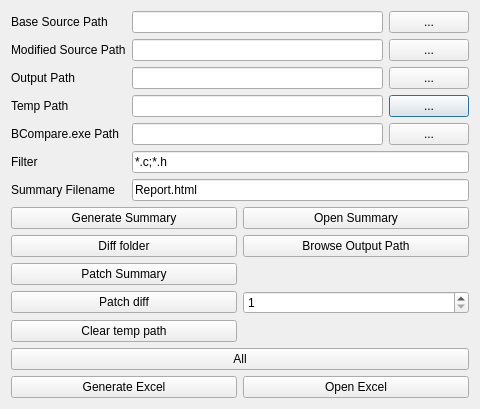
<?xml version="1.0" encoding="UTF-8"?>
<ui version="4.0">
 <class>Dialog</class>
 <widget class="QDialog" name="Dialog">
  <property name="geometry">
   <rect>
    <x>0</x>
    <y>0</y>
    <width>480</width>
    <height>400</height>
   </rect>
  </property>
  <property name="windowTitle">
   <string>FolderComparer</string>
  </property>
  <layout class="QVBoxLayout" name="verticalLayout">
   <item>
    <layout class="QGridLayout" name="gridLayout">
     <item row="3" column="2">
      <widget class="QPushButton" name="btnPathTemppath">
       <property name="text">
        <string>...</string>
       </property>
      </widget>
     </item>
     <item row="5" column="0">
      <widget class="QLabel" name="label_6">
       <property name="text">
        <string>Filter</string>
       </property>
       <property name="buddy">
        <cstring>editFilter</cstring>
       </property>
      </widget>
     </item>
     <item row="2" column="2">
      <widget class="QPushButton" name="btnOutpath">
       <property name="text">
        <string>...</string>
       </property>
      </widget>
     </item>
     <item row="2" column="1">
      <widget class="DropEdit" name="editOutpath"/>
     </item>
     <item row="0" column="1">
      <widget class="DropEdit" name="editPath1"/>
     </item>
     <item row="0" column="2">
      <widget class="QPushButton" name="btnPath1">
       <property name="text">
        <string>...</string>
       </property>
      </widget>
     </item>
     <item row="1" column="1">
      <widget class="DropEdit" name="editPath2"/>
     </item>
     <item row="2" column="0">
      <widget class="QLabel" name="label_3">
       <property name="text">
        <string>Output Path</string>
       </property>
       <property name="buddy">
        <cstring>editOutpath</cstring>
       </property>
      </widget>
     </item>
     <item row="1" column="2">
      <widget class="QPushButton" name="btnPath2">
       <property name="text">
        <string>...</string>
       </property>
      </widget>
     </item>
     <item row="1" column="0">
      <widget class="QLabel" name="label_2">
       <property name="text">
        <string>Modified Source Path</string>
       </property>
       <property name="buddy">
        <cstring>editPath2</cstring>
       </property>
      </widget>
     </item>
     <item row="3" column="1">
      <widget class="DropEdit" name="editTemppath"/>
     </item>
     <item row="3" column="0">
      <widget class="QLabel" name="label_4">
       <property name="text">
        <string>Temp Path</string>
       </property>
       <property name="buddy">
        <cstring>editTemppath</cstring>
       </property>
      </widget>
     </item>
     <item row="0" column="0">
      <widget class="QLabel" name="label">
       <property name="text">
        <string>Base Source Path</string>
       </property>
       <property name="buddy">
        <cstring>editPath1</cstring>
       </property>
      </widget>
     </item>
     <item row="4" column="2">
      <widget class="QPushButton" name="btnBCompare">
       <property name="text">
        <string>...</string>
       </property>
      </widget>
     </item>
     <item row="4" column="1">
      <widget class="DropEdit" name="editBCompare"/>
     </item>
     <item row="4" column="0">
      <widget class="QLabel" name="label_5">
       <property name="text">
        <string>BCompare.exe Path</string>
       </property>
       <property name="buddy">
        <cstring>editBCompare</cstring>
       </property>
      </widget>
     </item>
     <item row="5" column="1" colspan="2">
      <widget class="QLineEdit" name="editFilter">
       <property name="text">
        <string notr="true">*.c;*.h</string>
       </property>
      </widget>
     </item>
     <item row="6" column="0">
      <widget class="QLabel" name="label_7">
       <property name="text">
        <string>Summary Filename</string>
       </property>
       <property name="buddy">
        <cstring>editSummary</cstring>
       </property>
      </widget>
     </item>
     <item row="6" column="1" colspan="2">
      <widget class="QLineEdit" name="editSummary">
       <property name="text">
        <string notr="true">Report.html</string>
       </property>
      </widget>
     </item>
    </layout>
   </item>
   <item>
    <layout class="QGridLayout" name="gridLayout_2">
     <item row="0" column="1">
      <widget class="QPushButton" name="btnOpenHtml">
       <property name="text">
        <string>Open Summary</string>
       </property>
      </widget>
     </item>
     <item row="1" column="1">
      <widget class="QPushButton" name="btnOpenDir">
       <property name="text">
        <string>Browse Output Path</string>
       </property>
      </widget>
     </item>
     <item row="4" column="0">
      <widget class="QPushButton" name="btnStep5">
       <property name="text">
        <string>Clear temp path</string>
       </property>
      </widget>
     </item>
     <item row="3" column="1">
      <widget class="QSpinBox" name="spinBox">
       <property name="minimum">
        <number>1</number>
       </property>
       <property name="value">
        <number>1</number>
       </property>
      </widget>
     </item>
     <item row="1" column="0">
      <widget class="QPushButton" name="btnStep2">
       <property name="text">
        <string>Diff folder</string>
       </property>
      </widget>
     </item>
     <item row="0" column="0">
      <widget class="QPushButton" name="btnStep1">
       <property name="text">
        <string>Generate Summary</string>
       </property>
      </widget>
     </item>
     <item row="2" column="0">
      <widget class="QPushButton" name="btnStep3">
       <property name="text">
        <string>Patch Summary</string>
       </property>
      </widget>
     </item>
     <item row="3" column="0">
      <widget class="QPushButton" name="btnStep4">
       <property name="text">
        <string>Patch diff</string>
       </property>
      </widget>
     </item>
     <item row="5" column="0" colspan="2">
      <widget class="QPushButton" name="btnAll">
       <property name="text">
        <string>All</string>
       </property>
      </widget>
     </item>
     <item row="6" column="0">
      <widget class="QPushButton" name="btnExcel">
       <property name="text">
        <string>Generate Excel</string>
       </property>
      </widget>
     </item>
     <item row="6" column="1">
      <widget class="QPushButton" name="btnOpenExcel">
       <property name="text">
        <string>Open Excel</string>
       </property>
      </widget>
     </item>
    </layout>
   </item>
  </layout>
 </widget>
 <customwidgets>
  <customwidget>
   <class>DropEdit</class>
   <extends>QLineEdit</extends>
   <header>dropedit.h</header>
  </customwidget>
 </customwidgets>
 <tabstops>
  <tabstop>editPath1</tabstop>
  <tabstop>btnPath1</tabstop>
  <tabstop>editPath2</tabstop>
  <tabstop>btnPath2</tabstop>
  <tabstop>editOutpath</tabstop>
  <tabstop>btnOutpath</tabstop>
  <tabstop>editTemppath</tabstop>
  <tabstop>btnPathTemppath</tabstop>
  <tabstop>editBCompare</tabstop>
  <tabstop>btnBCompare</tabstop>
  <tabstop>editFilter</tabstop>
  <tabstop>editSummary</tabstop>
  <tabstop>btnStep1</tabstop>
  <tabstop>btnStep2</tabstop>
  <tabstop>btnStep3</tabstop>
  <tabstop>btnStep4</tabstop>
  <tabstop>spinBox</tabstop>
  <tabstop>btnStep5</tabstop>
  <tabstop>btnAll</tabstop>
 </tabstops>
 <resources/>
 <connections>
  <connection>
   <sender>btnPath1</sender>
   <signal>clicked()</signal>
   <receiver>Dialog</receiver>
   <slot>onBtnPath1()</slot>
   <hints>
    <hint type="sourcelabel">
     <x>421</x>
     <y>18</y>
    </hint>
    <hint type="destinationlabel">
     <x>343</x>
     <y>4</y>
    </hint>
   </hints>
  </connection>
  <connection>
   <sender>btnPath2</sender>
   <signal>clicked()</signal>
   <receiver>Dialog</receiver>
   <slot>onBtnPath2()</slot>
   <hints>
    <hint type="sourcelabel">
     <x>448</x>
     <y>53</y>
    </hint>
    <hint type="destinationlabel">
     <x>475</x>
     <y>36</y>
    </hint>
   </hints>
  </connection>
  <connection>
   <sender>btnOutpath</sender>
   <signal>clicked()</signal>
   <receiver>Dialog</receiver>
   <slot>onBtnOutpath()</slot>
   <hints>
    <hint type="sourcelabel">
     <x>425</x>
     <y>80</y>
    </hint>
    <hint type="destinationlabel">
     <x>475</x>
     <y>76</y>
    </hint>
   </hints>
  </connection>
  <connection>
   <sender>btnPathTemppath</sender>
   <signal>clicked()</signal>
   <receiver>Dialog</receiver>
   <slot>onBtnTemppath()</slot>
   <hints>
    <hint type="sourcelabel">
     <x>447</x>
     <y>106</y>
    </hint>
    <hint type="destinationlabel">
     <x>474</x>
     <y>114</y>
    </hint>
   </hints>
  </connection>
  <connection>
   <sender>btnBCompare</sender>
   <signal>clicked()</signal>
   <receiver>Dialog</receiver>
   <slot>onBtnBCompare()</slot>
   <hints>
    <hint type="sourcelabel">
     <x>438</x>
     <y>137</y>
    </hint>
    <hint type="destinationlabel">
     <x>475</x>
     <y>149</y>
    </hint>
   </hints>
  </connection>
  <connection>
   <sender>btnStep1</sender>
   <signal>clicked()</signal>
   <receiver>Dialog</receiver>
   <slot>onBtnStep1()</slot>
   <hints>
    <hint type="sourcelabel">
     <x>187</x>
     <y>221</y>
    </hint>
    <hint type="destinationlabel">
     <x>282</x>
     <y>222</y>
    </hint>
   </hints>
  </connection>
  <connection>
   <sender>btnStep2</sender>
   <signal>clicked()</signal>
   <receiver>Dialog</receiver>
   <slot>onBtnStep2()</slot>
   <hints>
    <hint type="sourcelabel">
     <x>196</x>
     <y>248</y>
    </hint>
    <hint type="destinationlabel">
     <x>332</x>
     <y>255</y>
    </hint>
   </hints>
  </connection>
  <connection>
   <sender>btnStep3</sender>
   <signal>clicked()</signal>
   <receiver>Dialog</receiver>
   <slot>onBtnStep3()</slot>
   <hints>
    <hint type="sourcelabel">
     <x>201</x>
     <y>280</y>
    </hint>
    <hint type="destinationlabel">
     <x>388</x>
     <y>281</y>
    </hint>
   </hints>
  </connection>
  <connection>
   <sender>btnStep4</sender>
   <signal>clicked()</signal>
   <receiver>Dialog</receiver>
   <slot>onBtnStep4()</slot>
   <hints>
    <hint type="sourcelabel">
     <x>202</x>
     <y>307</y>
    </hint>
    <hint type="destinationlabel">
     <x>330</x>
     <y>336</y>
    </hint>
   </hints>
  </connection>
  <connection>
   <sender>btnStep5</sender>
   <signal>clicked()</signal>
   <receiver>Dialog</receiver>
   <slot>onBtnStep5()</slot>
   <hints>
    <hint type="sourcelabel">
     <x>210</x>
     <y>335</y>
    </hint>
    <hint type="destinationlabel">
     <x>423</x>
     <y>344</y>
    </hint>
   </hints>
  </connection>
  <connection>
   <sender>btnAll</sender>
   <signal>clicked()</signal>
   <receiver>Dialog</receiver>
   <slot>onBtnStepAll()</slot>
   <hints>
    <hint type="sourcelabel">
     <x>272</x>
     <y>362</y>
    </hint>
    <hint type="destinationlabel">
     <x>437</x>
     <y>328</y>
    </hint>
   </hints>
  </connection>
  <connection>
   <sender>btnOpenHtml</sender>
   <signal>clicked()</signal>
   <receiver>Dialog</receiver>
   <slot>onBtnOpenHtml()</slot>
   <hints>
    <hint type="sourcelabel">
     <x>423</x>
     <y>214</y>
    </hint>
    <hint type="destinationlabel">
     <x>475</x>
     <y>225</y>
    </hint>
   </hints>
  </connection>
  <connection>
   <sender>btnOpenDir</sender>
   <signal>clicked()</signal>
   <receiver>Dialog</receiver>
   <slot>onBtnOpenOutDir()</slot>
   <hints>
    <hint type="sourcelabel">
     <x>441</x>
     <y>245</y>
    </hint>
    <hint type="destinationlabel">
     <x>458</x>
     <y>262</y>
    </hint>
   </hints>
  </connection>
  <connection>
   <sender>btnExcel</sender>
   <signal>clicked()</signal>
   <receiver>Dialog</receiver>
   <slot>onBtnStepExcel()</slot>
   <hints>
    <hint type="sourcelabel">
     <x>182</x>
     <y>377</y>
    </hint>
    <hint type="destinationlabel">
     <x>277</x>
     <y>272</y>
    </hint>
   </hints>
  </connection>
  <connection>
   <sender>btnOpenExcel</sender>
   <signal>clicked()</signal>
   <receiver>Dialog</receiver>
   <slot>onBtnOpenExcel()</slot>
   <hints>
    <hint type="sourcelabel">
     <x>340</x>
     <y>377</y>
    </hint>
    <hint type="destinationlabel">
     <x>265</x>
     <y>265</y>
    </hint>
   </hints>
  </connection>
 </connections>
 <slots>
  <slot>onBtnPath1()</slot>
  <slot>onBtnPath2()</slot>
  <slot>onBtnOutpath()</slot>
  <slot>onBtnTemppath()</slot>
  <slot>onBtnBCompare()</slot>
  <slot>onBtnStep1()</slot>
  <slot>onBtnStep2()</slot>
  <slot>onBtnStep3()</slot>
  <slot>onBtnStep4()</slot>
  <slot>onBtnStep5()</slot>
  <slot>onBtnStepAll()</slot>
  <slot>onBtnOpenOutDir()</slot>
  <slot>onBtnOpenExcel()</slot>
  <slot>onBtnStepExcel()</slot>
  <slot>onBtnOpenHtml()</slot>
 </slots>
</ui>
